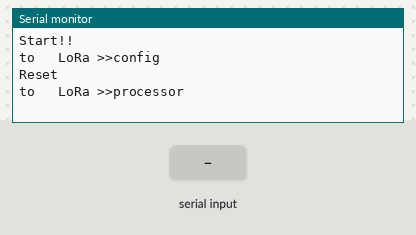
Recording of a sketch running on a simulated Arduino Uno, built with avr-gcc and run on an emulated ATmega328P. Parts: the last lines printed to the serial monitor. The test bench sets the inputs (shaded band).

Above: at 7.3 s.
7.4 s: "1" received over the second serial link
At 9.1 s:
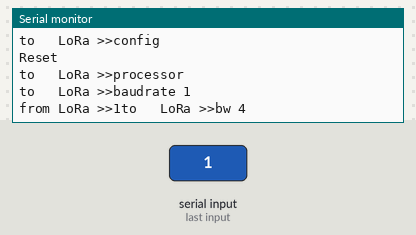
10.0 s: "0" received over the second serial link
At 10.9 s:
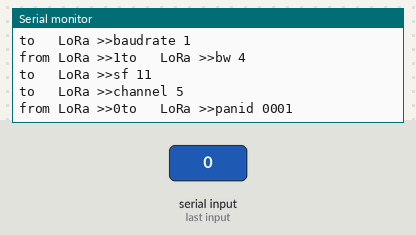
12.5 s: "2" received over the second serial link
At 13.2 s:
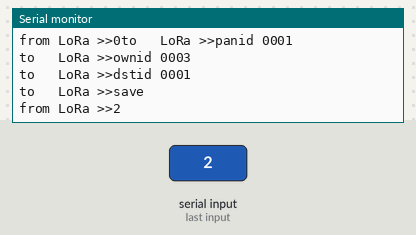

The sketch:

0003_child.ino
```cpp
#include <SoftwareSerial.h>
#include "RTClib.h"

#define UART_RX 17  // ES920LR 8(TX)
#define UART_TX 16  // ES920LR 9(RX)
#define LoRa_Rst 5 //  ES920LR 24(RESETB)

SoftwareSerial LoRa_ss(UART_TX, UART_RX);

RTC_DS1307 rtc;

char daysOfTheWeek[7][12] = {"Sunday", "Monday", "Tuesday", "Wednesday", "Thursday", "Friday", "Saturday"};
char* data0002;

void LoRa_read() {
  // just read message
  if (LoRa_ss.available())Serial.print("from LoRa >>");
  while (LoRa_ss.available()) {
    char c = LoRa_ss.read();
    if (c < 0x80){
      Serial.print(c);
    }
    delay(1);
  }
}

void LoRa_read_data(int id) {
  //read and rewrites the data to send for each child
  if (id == 2){
    char message[30] = {'\0'};
    if (LoRa_ss.available())Serial.print("from LoRa >>");
    int idx = 0;
    while (LoRa_ss.available()) {
      char c = {LoRa_ss.read()};
      Serial.print(c);
      message[idx] = c;
      idx += 1;
      //strcat(message, c);
      delay(1);
    }
    data0002 = message;
    Serial.print(data0002);
  }else{
    Serial.print("No such id exists");
  }
}

void LoRa_write(char msg[]) {
  // write message
  LoRa_ss.write(msg);
  Serial.print("to   LoRa >>");
  Serial.print(msg);
  delay(500);
  LoRa_read();
}

void setup() {

  // RTC setting up
  if (! rtc.begin()) {
    Serial.println("Couldn't find RTC");
    Serial.flush();
    while (1) delay(10);
  }

  if (! rtc.isrunning()) {
    Serial.println("RTC is NOT running, let's set the time!");
    // When time needs to be set on a new device, or after a power loss, the
    // following line sets the RTC to the date & time this sketch was compiled
    rtc.adjust(DateTime(F(__DATE__), F(__TIME__)));
    // This line sets the RTC with an explicit date & time, for example to set
    // January 21, 2014 at 3am you would call:
    // rtc.adjust(DateTime(2014, 1, 21, 3, 0, 0));
  }

  // When time needs to be re-set on a previously configured device, the
  // following line sets the RTC to the date & time this sketch was compiled
  rtc.adjust(DateTime(F(__DATE__), F(__TIME__)));
  // This line sets the RTC with an explicit date & time, for example to set
  // January 21, 2014 at 3am you would call:
  // rtc.adjust(DateTime(2014, 1, 21, 3, 0, 0));

  Serial.begin(9600);
  while(!Serial){
    //wait till Serial
  }
  LoRa_ss.begin(9600);

  Serial.println("Start!!");

  LoRa_write("config\r\n");

  // define reset
  pinMode(LoRa_Rst , OUTPUT);
  delay(1000);
  digitalWrite(LoRa_Rst, HIGH);
  delay(1000);

  // reset
  Serial.println("Reset");
  digitalWrite(LoRa_Rst, LOW);
  delay(1000);
  digitalWrite(LoRa_Rst, HIGH);
  delay(3000);

  // read
  LoRa_read();

  // select processor mode
  LoRa_write("processor\r\n");
  delay(1000);

  // default config
  // LoRa_write("load\r\n");
  // delay(100);

  // baudrate 9600
  LoRa_write("baudrate 1\r\n");
  delay(100);

  // 125kHz
  LoRa_write("bw 4\r\n");
  delay(100);

  // spreading factor 11
  LoRa_write("sf 11\r\n");
  delay(100);

  // channel 5
  LoRa_write("channel 5\r\n");
  delay(100);

  // PAN
  LoRa_write("panid 0001\r\n");
  delay(100);

  // own network id
  LoRa_write("ownid 0003\r\n");
  delay(100);

  // destination network id (raspberry pi)
  LoRa_write("dstid 0001\r\n");
  delay(100);

  // save
  LoRa_write("save\r\n");
  delay(10000);

  // into operation mode
  LoRa_write("start\r\n");
  delay(1000);


}

void loop() {

  DateTime now = rtc.now();

  Serial.print(now.year(), DEC);
  Serial.print('/');
  Serial.print(now.month(), DEC);
  Serial.print('/');
  Serial.print(now.day(), DEC);
  Serial.print(" (");
  Serial.print(daysOfTheWeek[now.dayOfTheWeek()]);
  Serial.print(") ");
  Serial.print(now.hour(), DEC);
  Serial.print(':');
  Serial.print(now.minute(), DEC);
  Serial.print(':');
  Serial.print(now.second(), DEC);
  Serial.println();

  // if(now.minute()%3==0){
  //   Serial.println("Sending time");
  //   char datetosend[16];
  //   itoa(now.unixtime(), datetosend, 10);
  //   strcat(datetosend, "\r\n");
  //   LoRa_write(datetosend);
  //   delay(3000);

  // }else{
  //   delay(3000);

  // }

    Serial.println("Sending time");
    char datetosend[16];
    itoa(now.unixtime(), datetosend, 10);
    strcat(datetosend, "\r\n");
    LoRa_write(datetosend);
    delay(3000);

}
```

Measured:
- after the input at 7.4 s, the serial monitor: prints a new line after 1.1 s (image 1)
- after the input at 10.0 s, the serial monitor: prints a new line after 0.36 s (image 2)
- after the input at 12.5 s, the serial monitor: prints a new line after 0.31 s (image 3)
